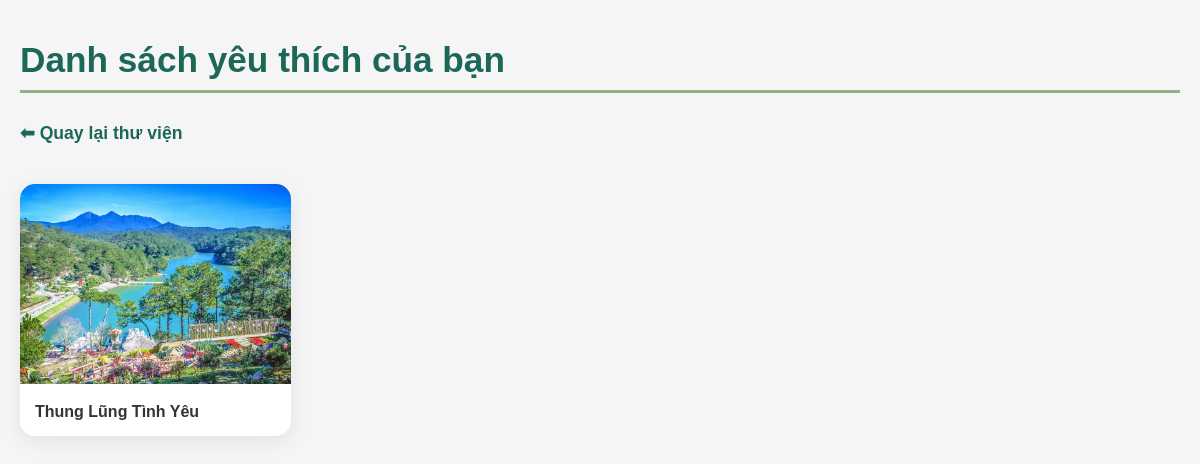
Screenshot of /favorite/list (signed in) with the database file from the repository.
### models.py (models this page shows, shortened)
class Image(db.Model):
    __tablename__ = "images"
    id = db.Column(db.Integer, primary_key=True)
    name = db.Column(db.String, nullable=False)
    tags = db.Column(db.String)
    filename = db.Column(db.String)
    description = db.Column(db.Text)
    rating = db.Column(db.Float)
    rating_count = db.Column(db.Integer, default=1) # So luong nguoi danh gia
    address = db.Column(db.String)   # <── thêm dòng này
    latitude = db.Column(db.Float)
    longitude = db.Column(db.Float)

### add_favorites/routes.py (the view)
@favorite_bp.get("/list")
def list_favorites():
    if "user_id" not in session:
        return redirect(url_for("login", next=url_for("favorite_bp.list_favorites")))
    user_id = session["user_id"]
    favs = db.session.query(Favorite).filter_by(user_id=user_id).all()
    img_ids = [f.image_id for f in favs]
    images = db.session.query(Image).filter(Image.id.in_(img_ids)).all()
    return render_template("favorites.html", images=images)

### app.py (called while the page is built)
@login_manager.user_loader
def load_user(user_id):
    return User.query.get(int(user_id))

### add_favorites/htmltemplates/favorites.html (shortened to what this page needs)
<!DOCTYPE html>
<html lang="vi">
<head>
</head>
<body>
  <h1>Danh sách yêu thích của bạn</h1>
  <a href="/" class="back-link">⬅ Quay lại thư viện</a>
{% if images %}
    <div class="favorites-grid">
        {% for img in images %}
        <div class="image-card" data-id="{{ img.id }}">
            <a href="{{ url_for('image_detail', image_id=img.id) }}">
                <img src="/static/images/{{ img.filename }}" alt="{{ img.name }}">
                <div class="image-info">
                    <p>{{ img.name }}</p>
                </div>
            </a>
        </div>
        {% endfor %}
    </div>
{% else %}
  <p class="empty-message">Bạn chưa có ảnh yêu thích nào. Hãy khám phá và thêm vào!</p>
{% endif %}
</body>
</html>

### add_favorites/htmltemplates/favorites.html (style rules this page uses)
body { font-family: 'Poppins', sans-serif; background-color: #f5f5f5; color: #333; max-width: 1200px; margin: 40px auto; padding: 0 20px; }
h1 { font-size: 2.2em; font-weight: 700; color: #1C6758; margin-bottom: 30px; border-bottom: 3px solid #8EB486; padding-bottom: 10px; }
.back-link { font-size: 1.1em; margin-bottom: 40px; display: block; }
a { text-decoration: none; color: #1C6758; font-weight: 600; transition: color 0.3s; }
.favorites-grid { display: grid; grid-template-columns: repeat(auto-fill, minmax(250px, 1fr)); gap: 25px; }
.image-card { background: white; border-radius: 15px; overflow: hidden; box-shadow: 0 5px 20px rgba(0,0,0,0.08); transition: 0.3s; position: relative; }
.image-card img { width: 100%; height: 200px; object-fit: cover; }
.image-info { padding: 15px; }
.image-info p { font-size: 1em; font-weight: 600; color: #333; margin: 0; text-align: left; }

### rows the page displays
Image: filename (picture), name "Thung Lũng Tình Yêu"
